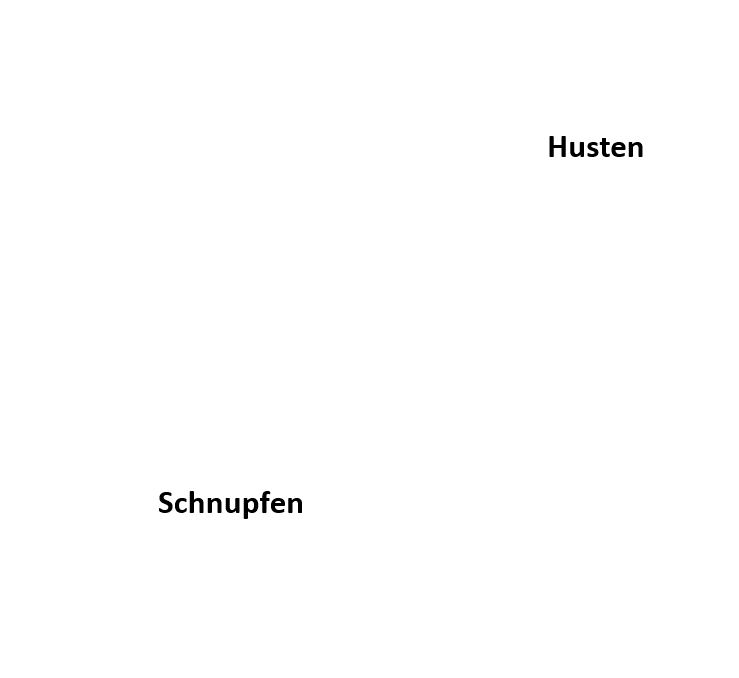
#> input picture for_ADW/test_bild/test3.png, 739 x 678 px, found by its file name
$ python detektion.py
#> lines starting #> are read from the running program, lines starting #| are printed output that depends on the picture; after the words box and inside, x2 and y2 are one past the last pixel; in counts of white or black regions, pixels touching at a corner belong together
import cv2
import numpy as np
# use plt to show image is better than cv2, I thought
import matplotlib.pyplot as plt


# [26 lines left out: function Hough, not called in this run]


def LSD(image, min_long):
    '''
    Lines Detektion mit LSD

    input:
    - image
    - min_long

    '''
    lsd = cv2.createLineSegmentDetector(0, scale=1)
    dlines = lsd.detect(image)[0]
    # make a whiteboard to show the lines
    whiteboard = np.ones((image.shape[0], image.shape[1]))
    for dline in dlines:
        x0 = int(round(dline[0][0]))
        y0 = int(round(dline[0][1]))
        x1 = int(round(dline[0][2]))
        y1 = int(round(dline[0][3]))

        # für LSD Detektor gibt es kein Parameter zum Filtern der Länge der linien
        # so machen wir selbst.
        long = (y1-y0)*(y1-y0)+(x1-x0)*(x1-x0)
        if long >= min_long*min_long:
            cv2.line(whiteboard, (x0, y0), (x1, y1), 0, 1, cv2.LINE_AA)
    # cv2.imshow('LSD', whiteboard)
    plt.subplot(223)
    plt.title('LSD')
    plt.imshow(whiteboard, 'gray')


# [18 lines left out: function FLD, not called in this run]


def Hough_Circle(image):
    detected_circles = cv2.HoughCircles(image,
                                        cv2.HOUGH_GRADIENT, 1, 400, param1=50,
                                        param2=30, minRadius=0, maxRadius=1000)

    whiteboard = np.ones((image.shape[0], image.shape[1]))

    # Draw circles that are detected.
    if detected_circles is not None:

        # Convert the circle parameters a, b and r to integers.
        detected_circles = np.uint16(np.around(detected_circles))

        for pt in detected_circles[0, :]:
            a, b, r = pt[0], pt[1], pt[2]

            # Draw the circumference of the circle.
            cv2.circle(whiteboard, (a, b), r, 0, 2)

        plt.subplot(121)
        plt.imshow(image, 'gray')
        plt.title('Original Image')
        plt.subplot(122)
        plt.imshow(whiteboard, 'gray')
        plt.title('Get Circle')
        plt.show()


def main():
    image_path = 'for_ADW/test_bild/test3.png'
    # parameter 0 means read the image as a gray
    image = cv2.imread(image_path, 0)
#> image is the input picture: shape (678, 739); min 0, max 255, mean 254
    image = cv2.resize(image, (1024, 1024))
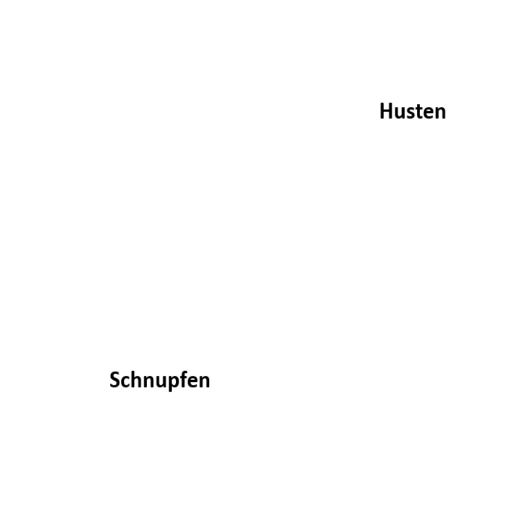
#> image: shape (1024, 1024) (shown at 1/2 size); min 0, max 255, mean 254
    image = cv2.adaptiveThreshold(image,255, cv2.ADAPTIVE_THRESH_GAUSSIAN_C, cv2.THRESH_BINARY, 9, 21)
#> image: shape (1024, 1024); 99.6% white; 15 black regions, largest, box (x1, y1, x2, y2) and area: (762, 205, 784, 237) 353, (338, 752, 357, 784) 314, (263, 742, 282, 775) 310
    image = cv2.GaussianBlur(image, (11,11), 0)

    min_long = 200  # do not filter
    # cv2.imshow('Origenal Image', image)
    plt.subplot(221)
    plt.title('Original Image')
    plt.imshow(image, 'gray')

    # Hough(image, min_long)
    LSD(image, min_long)
#> in LSD, `dlines = lsd.detect(image)[0]`: dlines = 196 rows, first 6: [268.8, 741.5, 268.8, 773.5], [293.3, 755.6, 294.2, 773.6], [362, 772.6, 362.9, 756.5], [404.1, 756.5, 405.3, 773.7], [833.8, 232.5, 833.2, 219.5], [839.9, 219.6, 839.2, 233.5]
#> the loop in LSD, `for dline in dlines:` made 196 passes
#> (dline, x0, y0, x1, y1, long) on passes 1 to 3: ([[268.8, 741.5, 268.8, 773.5]], 269, 741, 269, 773, 1024), ([[293.3, 755.6, 294.2, 773.6]], 293, 756, 294, 774, 325), ([[362, 772.6, 362.9, 756.5]], 362, 773, 363, 756, 290)
#> after the loop in LSD, `for dline in dlines:`: whiteboard: shape (1024, 1024) float64; every value is 1
    # FLD(image, min_long)
    # cv2.waitKey()

    plt.show()
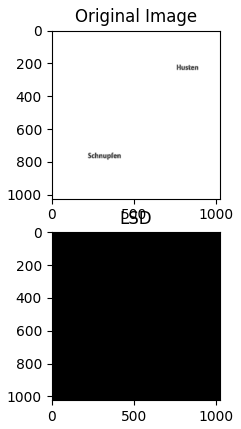
#> figure drawn by matplotlib, 2 panels

    Hough_Circle(image)
#> in Hough_Circle, `detected_circles = cv2.HoughCircles(image, cv2.HOUGH_GRADIENT, 1, 400,..`: detected_circles = [[230.5, 751.5, 9.6]]
#> in Hough_Circle, `detected_circles = np.uint16(np.around(detected_circles))`: detected_circles = [[230, 752, 10]]
#> the loop in Hough_Circle, `for pt in detected_circles[0, :]:` made 1 pass
#> after the loop in Hough_Circle, `for pt in detected_circles[0, :]:`:
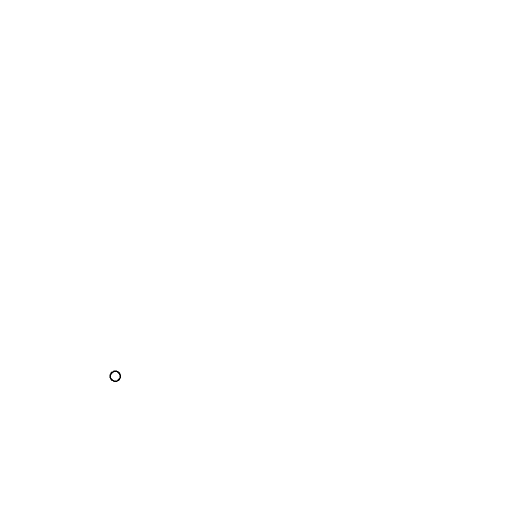
#> whiteboard: shape (1024, 1024) float64 (shown at 1/2 size); values 0 (black) and 1 (white), 100% white; 1 black region, box (x1, y1, x2, y2) and area: (219, 741, 242, 764) 194
#> in Hough_Circle, `plt.show()`:
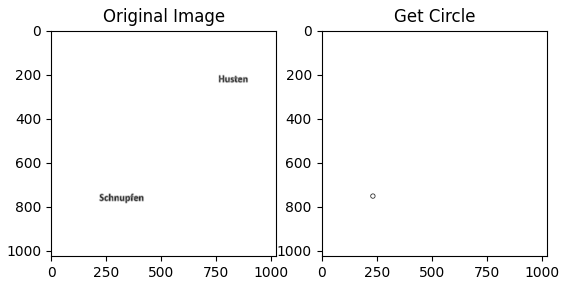
#> figure drawn by matplotlib, 2 panels

main()

$ run again, with for_ADW/test_bild/test1.png copied over for_ADW/test_bild/test3.png
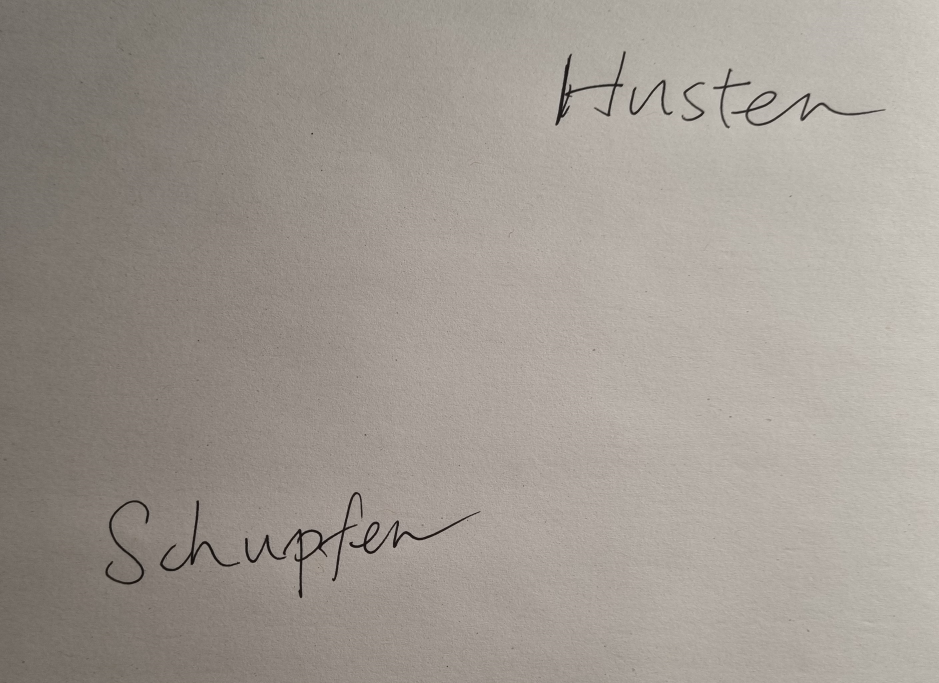
#> input picture for_ADW/test_bild/test1.png, 2817 x 2049 px, found by its file name (shown at 1/3 size)
#> in main, `image = cv2.adaptiveThreshold(image,255, cv2.ADAPTIVE_THRESH_GAUSSIAN_..`:
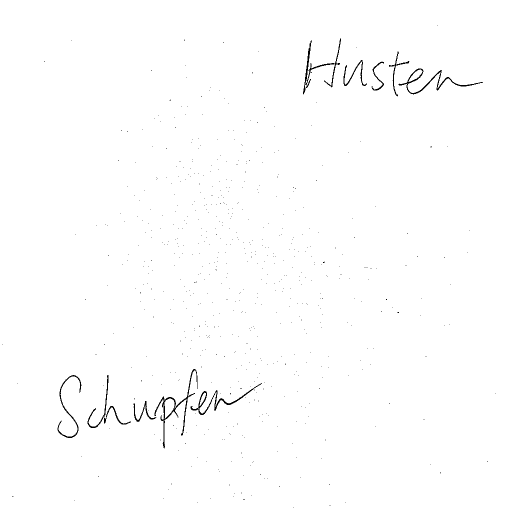
#> image: shape (1024, 1024) (shown at 1/2 size); 99.3% white; black in thin lines or dots
#> dlines = 208 rows, first 6: [333.4, 833.4, 349.5, 810.5], [604.6, 186.9, 618.2, 80.58], [623.1, 81.15, 614.9, 161.4], [352.9, 815.1, 349.1, 823.9], [459.2, 811.5, 447.2, 807.5], [219.9, 818.3, 210.7, 845.9]
#> the loop in LSD, `for dline in dlines:` made 208 passes
#> (dline, x0, y0, x1, y1, long) on passes 1 to 3: ([[333.4, 833.4, 349.5, 810.5]], 333, 833, 350, 811, 773), ([[604.6, 186.9, 618.2, 80.58]], 605, 187, 618, 81, 11405), ([[623.1, 81.15, 614.9, 161.4]], 623, 81, 615, 161, 6464)
#> in Hough_Circle, `detected_circles = cv2.HoughCircles(image, cv2.HOUGH_GRADIENT, 1, 400,..`: detected_circles = [[167.5, 789.5, 49.3], [810.5, 114.5, 71], [577.5, 901.5, 140.6]]
#> in Hough_Circle, `detected_circles = np.uint16(np.around(detected_circles))`: detected_circles = [[168, 790, 49], [810, 114, 71], [578, 902, 141]]
#> the loop in Hough_Circle, `for pt in detected_circles[0, :]:` made 3 passes
#> after the loop in Hough_Circle, `for pt in detected_circles[0, :]:`:
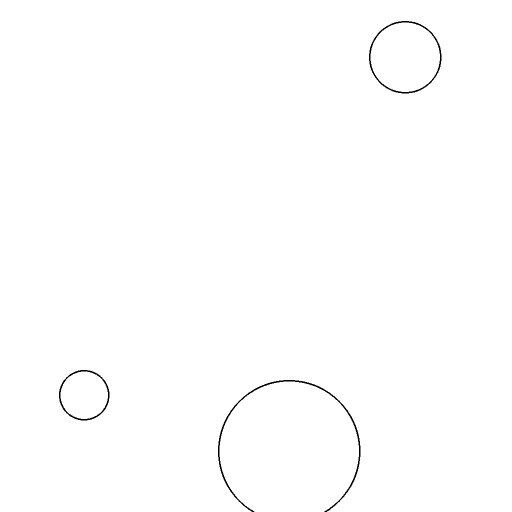
#> whiteboard: shape (1024, 1024) float64 (shown at 1/2 size); values 0 (black) and 1 (white), 99.6% white; black in thin lines or dots, all inside (x1, y1, x2, y2) = (118, 42, 883, 1024)

$ run again, with for_ADW/test_bild/test4.png copied over for_ADW/test_bild/test3.png
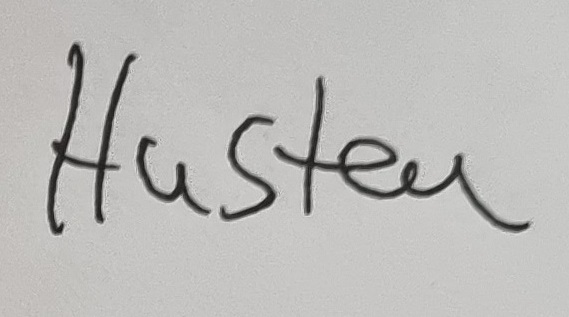
#> input picture for_ADW/test_bild/test4.png, 569 x 317 px, found by its file name
#> in main, `image = cv2.resize(image, (1024, 1024))`:
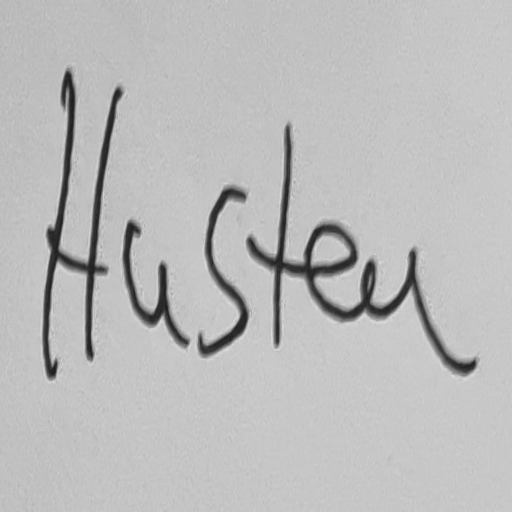
#> image: shape (1024, 1024) (shown at 1/2 size); min 23, max 232, mean 187.3
#> dlines = 32 rows, first 6: [566.7, 333.5, 566.9, 306.5], [571.2, 306.5, 571.1, 333.5], [575.8, 350.5, 575.9, 328.5], [580.1, 328.5, 580.2, 350.5], [201.7, 374.5, 201.8, 362.5], [206.2, 362.5, 206.3, 374.5]
#> the loop in LSD, `for dline in dlines:` made 32 passes
#> (dline, x0, y0, x1, y1, long) on passes 1 to 7: ([[566.7, 333.5, 566.9, 306.5]], 567, 334, 567, 307, 729), ([[571.2, 306.5, 571.1, 333.5]], 571, 306, 571, 333, 729), ([[575.8, 350.5, 575.9, 328.5]], 576, 351, 576, 329, 484), ([[580.1, 328.5, 580.2, 350.5]], 580, 329, 580, 351, 484), ([[201.7, 374.5, 201.8, 362.5]], 202, 375, 202, 363, 144), ([[206.2, 362.5, 206.3, 374.5]], 206, 363, 206, 375, 144), ([[197.5, 405.5, 198, 392.5]], 198, 406, 198, 392, 196)
#> in main, `plt.show()`:
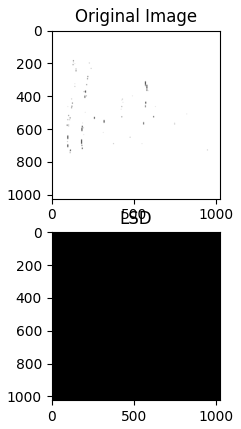
#> figure drawn by matplotlib, 2 panels
#> detected_circles = None
